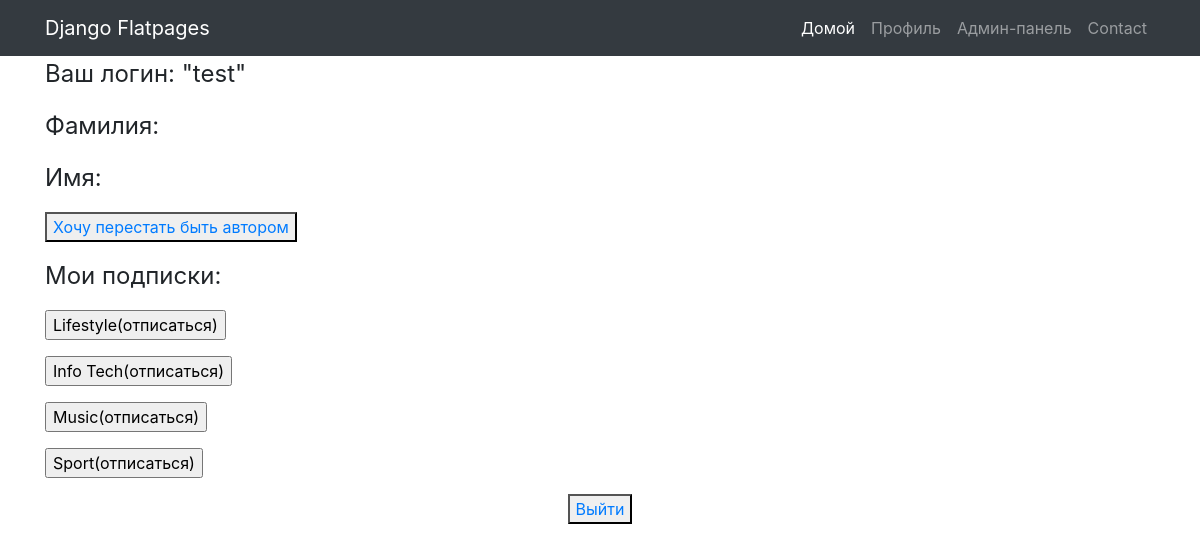
/sign/profile/ (signed in), run on the app's committed database.
### news/models.py (models this page shows)
class Category(models.Model):
    name_category = models.CharField(max_length=100, unique=True)
    subscriber = models.ManyToManyField(User, blank=True)
    def __str__(self):
        return f"{self.name_category}"

### accounts/views.py (the view)
# urls.py: path('profile/', UserProfile.as_view(), name='profile'),
class UserProfile(LoginRequiredMixin, TemplateView):
    template_name = 'accounts/profile.html'
    def get_context_data(self, **kwargs):
        context = super().get_context_data(**kwargs)
        context['is_not_author'] = not self.request.user.groups.filter(name='authors').exists()
        context['subscribed_categories'] = Category.objects.filter(subscriber=self.request.user.id)
        context['subscribers_list'] = [i.get('pk') for i in self.request.user.category_set.all().values('pk')]
        return context

### templates/accounts/profile.html (shortened to what this page needs)
{% extends 'default.html' %}
{% block content %}
<p style="text-align: left; font-size: 1.5em">Ваш логин: "{{ request.user.username }}"</p>
<p style="text-align: left; font-size: 1.5em">Фамилия: {{ request.user.last_name }}</p>
<p style="text-align: left; font-size: 1.5em">Имя: {{ request.user.first_name }}</p>
{% if is_not_author %}
<p style="text-align: left"><button><a href="{% url 'upgrade' %}">Хочу стать автором</a></button></p>
{% elif not is_not_author %}
<p style="text-align: left"><button><a href="{% url 'upgrade' %}">Хочу перестать быть автором</a></button></p>
{% endif %}
<p style="text-align: left; font-size: 1.5em">Мои подписки:</p>
{% for category in subscribed_categories %}
    {% if category.pk in subscribers_list %}
        <form method="post" action="{% url 'subscribe' category.pk %}">
            <p style="text-align: left"><input type="submit" value="{{ category }}(отписаться)"></p>
        </form>
    {% endif %}
{% endfor %}
<button><a href="{% url 'logout' %}">Выйти</a></button>
{% endblock content %}

### templates/default.html (shortened to what this page needs)
{% load static %}
<!DOCTYPE html>
<html lang="en">
<head>
  <link href="{% static 'vendor/bootstrap/css/bootstrap.min.css' %}" rel="stylesheet">
</head>
<body>
  <nav class="navbar navbar-expand-lg navbar-dark bg-dark static-top">
    <div class="container">
      <a class="navbar-brand" href="/news/">Django Flatpages</a>
      <div class="collapse navbar-collapse" id="navbarResponsive">
        <ul class="navbar-nav ml-auto">
          <li class="nav-item active">
            <a class="nav-link" href="/news/">Домой
            </a>
          </li>
          <li class="nav-item">
            <a class="nav-link" href="{% url 'profile' %}">Профиль</a>
          </li>
          <li class="nav-item">
            <a class="nav-link" href="/admin/">Админ-панель</a>
          </li>
          <li class="nav-item">
            <a class="nav-link" href="#">Contact</a>
          </li>
        </ul>
      </div>
    </div>
  </nav>
  <div class="container">
    <div class="row">
      <div class="col-lg-12 text-center">
          {% block content %}
          {% endblock content %}
      </div>
    </div>
  </div>
</body>
</html>

### data on the page
Category: name_category "Lifestyle(отписаться)"
Category: name_category "Info Tech(отписаться)"
Category: name_category "Music(отписаться)"
Category: name_category "Sport(отписаться)"

### other printed values
{{ request.user.username }} "test"
